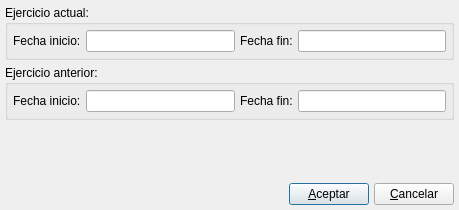
<ui version="4.0" >
 <class>datosBase</class>
 <widget class="QDialog" name="datosBase" >
  <property name="geometry" >
   <rect>
    <x>0</x>
    <y>0</y>
    <width>459</width>
    <height>210</height>
   </rect>
  </property>
  <property name="windowTitle" >
   <string>Datos para generar el balance</string>
  </property>
  <layout class="QGridLayout" >
   <property name="leftMargin" >
    <number>5</number>
   </property>
   <property name="topMargin" >
    <number>5</number>
   </property>
   <property name="rightMargin" >
    <number>5</number>
   </property>
   <property name="bottomMargin" >
    <number>5</number>
   </property>
   <property name="horizontalSpacing" >
    <number>5</number>
   </property>
   <property name="verticalSpacing" >
    <number>5</number>
   </property>
   <item row="0" column="0" >
    <widget class="QGroupBox" name="groupBox" >
     <property name="title" >
      <string>Ejercicio actual:</string>
     </property>
     <layout class="QGridLayout" >
      <property name="leftMargin" >
       <number>5</number>
      </property>
      <property name="topMargin" >
       <number>5</number>
      </property>
      <property name="rightMargin" >
       <number>5</number>
      </property>
      <property name="bottomMargin" >
       <number>5</number>
      </property>
      <property name="horizontalSpacing" >
       <number>5</number>
      </property>
      <property name="verticalSpacing" >
       <number>5</number>
      </property>
      <item row="0" column="0" >
       <widget class="QLabel" name="label" >
        <property name="frameShape" >
         <enum>QFrame::NoFrame</enum>
        </property>
        <property name="text" >
         <string>Fecha inicio:</string>
        </property>
       </widget>
      </item>
      <item row="0" column="1" >
       <widget class="BusquedaFecha" name="mui_ejercicioActual_fechaInicio" />
      </item>
      <item row="0" column="2" >
       <widget class="QLabel" name="label_2" >
        <property name="text" >
         <string>Fecha fin:</string>
        </property>
       </widget>
      </item>
      <item row="0" column="3" >
       <widget class="BusquedaFecha" name="mui_ejercicioActual_fechaFin" />
      </item>
     </layout>
    </widget>
   </item>
   <item row="1" column="0" >
    <widget class="QGroupBox" name="groupBox_2" >
     <property name="title" >
      <string>Ejercicio anterior:</string>
     </property>
     <layout class="QGridLayout" >
      <property name="leftMargin" >
       <number>5</number>
      </property>
      <property name="topMargin" >
       <number>5</number>
      </property>
      <property name="rightMargin" >
       <number>5</number>
      </property>
      <property name="bottomMargin" >
       <number>5</number>
      </property>
      <property name="horizontalSpacing" >
       <number>5</number>
      </property>
      <property name="verticalSpacing" >
       <number>5</number>
      </property>
      <item row="0" column="0" >
       <widget class="QLabel" name="label_3" >
        <property name="frameShape" >
         <enum>QFrame::NoFrame</enum>
        </property>
        <property name="text" >
         <string>Fecha inicio:</string>
        </property>
       </widget>
      </item>
      <item row="0" column="1" >
       <widget class="BusquedaFecha" name="mui_ejercicioAnterior_fechaInicio" />
      </item>
      <item row="0" column="2" >
       <widget class="QLabel" name="label_4" >
        <property name="text" >
         <string>Fecha fin:</string>
        </property>
       </widget>
      </item>
      <item row="0" column="3" >
       <widget class="BusquedaFecha" name="mui_ejercicioAnterior_fechaFin" />
      </item>
     </layout>
    </widget>
   </item>
   <item row="2" column="0" >
    <spacer>
     <property name="orientation" >
      <enum>Qt::Vertical</enum>
     </property>
     <property name="sizeHint" >
      <size>
       <width>441</width>
       <height>31</height>
      </size>
     </property>
    </spacer>
   </item>
   <item row="3" column="0" >
    <layout class="QHBoxLayout" >
     <property name="spacing" >
      <number>5</number>
     </property>
     <item>
      <spacer>
       <property name="orientation" >
        <enum>Qt::Horizontal</enum>
       </property>
       <property name="sizeHint" >
        <size>
         <width>40</width>
         <height>20</height>
        </size>
       </property>
      </spacer>
     </item>
     <item>
      <widget class="QPushButton" name="mui_aceptar" >
       <property name="text" >
        <string>&amp;Aceptar</string>
       </property>
      </widget>
     </item>
     <item>
      <widget class="QPushButton" name="mui_cancelar" >
       <property name="text" >
        <string>&amp;Cancelar</string>
       </property>
      </widget>
     </item>
    </layout>
   </item>
  </layout>
 </widget>
 <customwidgets>
  <customwidget>
   <class>BusquedaFecha</class>
   <extends>QLineEdit</extends>
   <header>busquedafecha.h</header>
  </customwidget>
 </customwidgets>
 <resources/>
 <connections/>
</ui>
